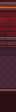

The image is a tile-based game level rendered from a .tmx file. Its description and complete source (layers, tilesets, objects, tile grids) follow:
An orthogonal 1x7 tile map with 16x16 px tiles, 3 tile layers (Back, Walls, Front).

<map version="1.10" tiledversion="1.10.2" orientation="orthogonal" renderorder="right-down" width="1" height="7" tilewidth="16" tileheight="16" infinite="0" nextlayerid="4" nextobjectid="1">
 <properties>
  <property name="PathfindingOffset" value="0 4" />
 </properties>
 <tileset firstgid="1" source="../../../Tilesets/forge_tileset.tsx" />
 <layer id="1" name="Back" width="1" height="7">
  <data encoding="csv">
0,
0,
0,
178,
203,
228,
0
</data>
 </layer>
 <layer id="2" name="Walls" width="1" height="7">
  <data encoding="csv">
103,
128,
153,
0,
0,
0,
28
</data>
 </layer>
 <layer id="3" name="Front" width="1" height="7">
  <data encoding="csv">
0,
0,
0,
0,
0,
3,
0
</data>
 </layer>
</map>
